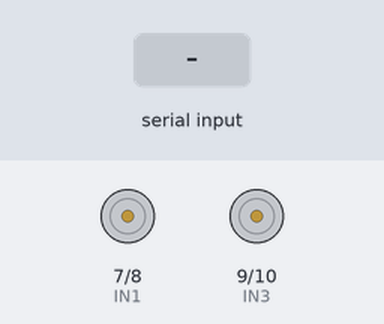
This sketch was run on a simulated Arduino Uno, built with avr-gcc and run on an emulated ATmega328P. On the bench: motor-driver pin pairs drawn as motors (green arrow = first pin HIGH = forward, orange = second pin HIGH = backward, longer = more drive, scaled by the enable pin). Inputs (shaded band) come from the test bench.

Above: at 1.2 s.
1.3 s: "w" received over the second serial link
At 2.2 s:
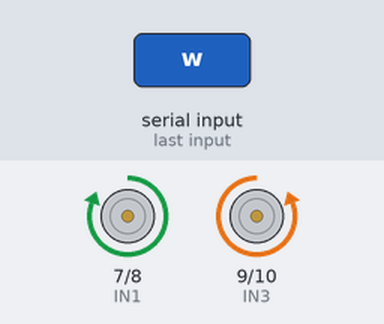
2.8 s: "d" received over the second serial link
At 3.4 s:
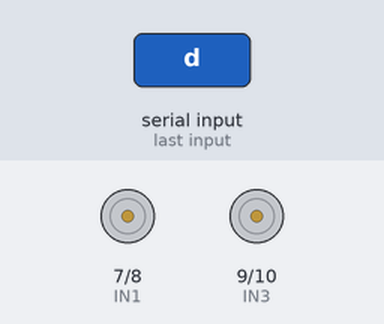
4.4 s: "a" received over the second serial link
At 5.7 s:
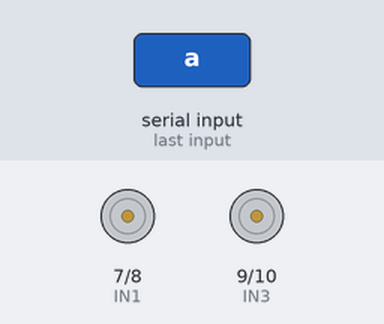
6.0 s: "s" received over the second serial link
At 7.0 s:
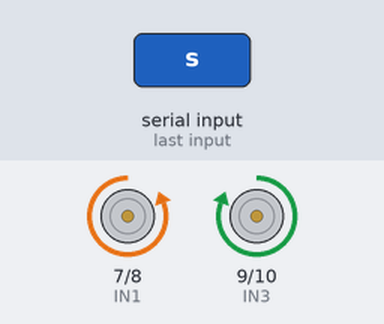
7.5 s: "W" received over the second serial link
At 8.1 s:
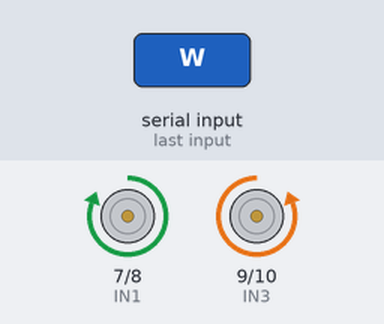
9.0 s: "D" received over the second serial link
At 10.5 s:
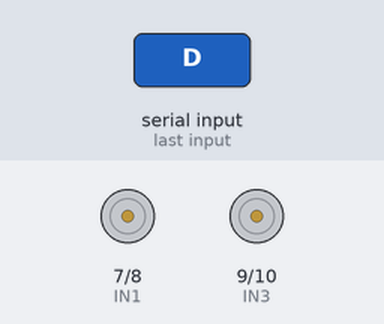
Timing chart, 0 to 11.6 s (numbered marks = the images above; inputs shaded):
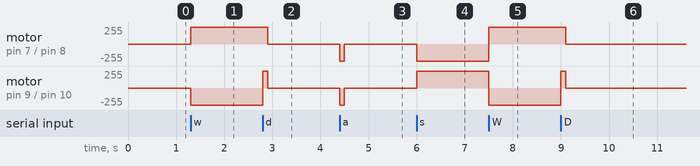

The sketch:

drive_with_bluetooth.ino
```cpp
#include <SoftwareSerial.h>

int ENA=6;
int IN1=7;
int IN2=8;
int ENB=11;
int IN3=9;
int IN4=10;
SoftwareSerial mySerial(3,2); //rx, tx

String lastVal = "stop";

void setup(){
 mySerial.begin(115200);
 pinMode(ENA,OUTPUT);//output
 pinMode(ENB,OUTPUT);
 pinMode(IN1,OUTPUT);
 pinMode(IN2,OUTPUT);
 pinMode(IN3,OUTPUT);
 pinMode(IN4,OUTPUT);

 digitalWrite(ENA,LOW);
 digitalWrite(ENB,LOW);//stop driving
}

void loop() {
  analogWrite(ENA,255);//start driving motorA
  analogWrite(ENB,255);//start driving motorB

  if (lastVal == "left" || lastVal == "right"){
    pause(0);
    lastVal="stop";
  }

  char thisVal = ' ';

  if (mySerial.available()){
    thisVal = mySerial.read();
    mySerial.println(thisVal);
  }

  if (thisVal == 'w' || thisVal == 'W'){
    forward(1);
    lastVal= "forward";
  }
  else if (thisVal == 'd' || thisVal == 'D'){
    left(1);
    lastVal = "left";
  }
  else if (thisVal == 'a' || thisVal == 'A'){
    right(1);
    lastVal = "right";
  }
  else if (thisVal == 's' || thisVal == 'S'){
    back(1);
    lastVal = "back";
  }
  else if (thisVal == 'z' || thisVal == 'Z'){
    pause(1);
    lastVal = "stop";
  }
}

void forward (int s) {
 digitalWrite(IN1,HIGH);
 digitalWrite(IN2,LOW);
 digitalWrite(IN3,LOW);
 digitalWrite(IN4,HIGH);
 delay (s * 100);
}

void back (int s) {
  digitalWrite (IN1, LOW);
  digitalWrite (IN2, HIGH);
  digitalWrite (IN3, HIGH);
  digitalWrite (IN4, LOW);
  delay (s * 100);
}

void pause (int s) {
 digitalWrite(IN1,LOW);
 digitalWrite(IN2,LOW);
 digitalWrite(IN3,LOW);
 digitalWrite(IN4,LOW);
 delay (s * 100);
}

void right (int s) {
  digitalWrite (IN1, LOW);
  digitalWrite (IN2, HIGH);
  digitalWrite (IN3, LOW);
  digitalWrite (IN4, HIGH);
  delay (s * 100);
}

void left (int s) {
  digitalWrite (IN1, HIGH);
  digitalWrite (IN2, LOW);
  digitalWrite (IN3, HIGH);
  digitalWrite (IN4, LOW);
  delay (s * 100);
}

void slowRight (int s) {
  digitalWrite (IN1, LOW);
  digitalWrite (IN2, HIGH);
  digitalWrite (IN3, LOW);
  digitalWrite (IN4, LOW);
  delay (s * 100);
}

void slowLeft (int s) {
  digitalWrite (IN1, LOW);
  digitalWrite (IN2, LOW);
  digitalWrite (IN3, LOW);
  digitalWrite (IN4, HIGH);
  delay (s * 100);
}
```

Measured:
- after the input at 1.3 s, motor on pin 7 (IN1) / pin 8 (IN2): stopped → forward 255/255 at once; motor on pin 9 (IN3) / pin 10 (IN4): stopped → backward 255/255 at once
- after the input at 2.8 s, motor on pin 7 (IN1) / pin 8 (IN2): forward 255/255 → stopped after 0.10 s; motor on pin 9 (IN3) / pin 10 (IN4): backward 255/255 → forward 255/255 at once, → stopped 0.10 s later
- after the input at 4.4 s, motor on pin 7 (IN1) / pin 8 (IN2), motor on pin 9 (IN3) / pin 10 (IN4): stopped → backward 255/255 at once, → stopped 0.10 s later
- after the input at 6.0 s, motor on pin 7 (IN1) / pin 8 (IN2): stopped → backward 255/255 at once; motor on pin 9 (IN3) / pin 10 (IN4): stopped → forward 255/255 at once
- after the input at 7.5 s, motor on pin 7 (IN1) / pin 8 (IN2): backward 255/255 → forward 255/255 at once; motor on pin 9 (IN3) / pin 10 (IN4): forward 255/255 → backward 255/255 at once
- after the input at 9.0 s, motor on pin 7 (IN1) / pin 8 (IN2): forward 255/255 → stopped after 0.10 s; motor on pin 9 (IN3) / pin 10 (IN4): backward 255/255 → forward 255/255 at once, → stopped 0.10 s later
